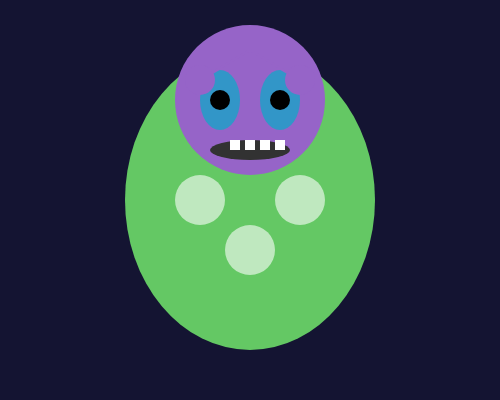
Frame 1 (no input)
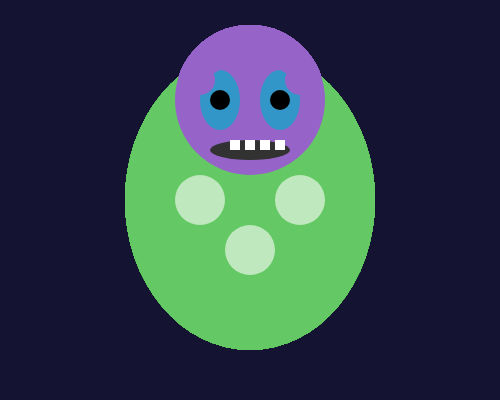
Frame 60 (no input)
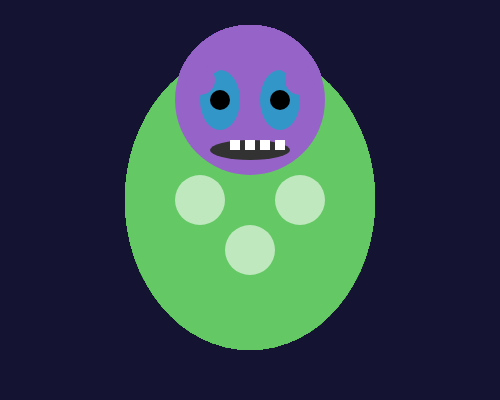
Frame 120 (the mouse pressed at the canvas centre since frame 60)

The p5.js sketch that drew these frames (run headless with seeded random() and noise() and a simulated clock; from frame 60 on, the mouse is pressed at the canvas centre):

// p5.js sketch
// ── sketch.js
function setup() {
  createCanvas(500, 400);
  background(20, 20, 50); // dark blue background
}

function draw() {
  // Body
  fill(100, 200, 100); // greenish body color
  noStroke();
  ellipse(250, 200, 250, 300); // main body
  
  // Head
  fill(150, 100, 200); // purplish head color
  ellipse(250, 100, 150, 150); // head
  
  // Eyes
  fill(50, 150, 200); // bluish eye color
  ellipse(220, 100, 40, 60); // left eye
  ellipse(280, 100, 40, 60); // right eye
  
  // Pupils
  fill(0); // black pupils
  ellipse(220, 100, 20, 20); // left pupil
  ellipse(280, 100, 20, 20); // right pupil
  
  // Antennas
  strokeWeight(3);
  stroke(150, 100, 200); // purplish color for antennas
  line(250, 50, 200, 80); // left antenna
  line(250, 50, 300, 80); // right antenna
  
  noStroke();
  fill(150, 100, 200); // purplish color for antenna balls
  ellipse(200, 80, 30, 30); // left antenna ball
  ellipse(300, 80, 30, 30); // right antenna ball
  
  // Mouth
  fill(50); // dark mouth color
  ellipse(250, 150, 80, 20); // mouth
  
  // Teeth
  fill(255); // white teeth
  rect(230, 140, 10, 10); // left tooth
  rect(245, 140, 10, 10); // middle-left tooth
  rect(260, 140, 10, 10); // middle-right tooth
  rect(275, 140, 10, 10); // right tooth
  
  // Decorative patterns on body
  fill(255, 150); // semi-transparent white
  ellipse(200, 200, 50, 50); // pattern 1
  ellipse(300, 200, 50, 50); // pattern 2
  ellipse(250, 250, 50, 50); // pattern 3
}
